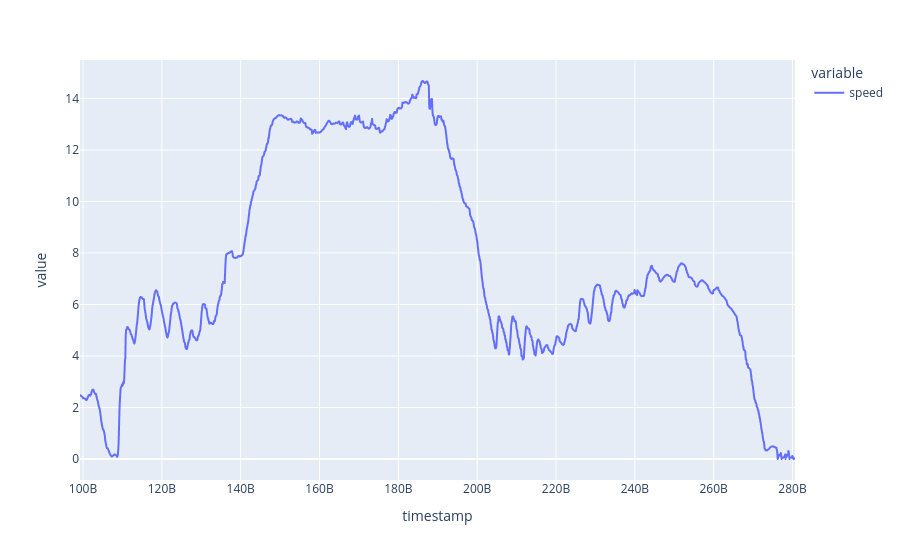

Write notebook code for a chart like this one.
### Code cell
px.line(fit_speed)

### Figure 1 — Plotly figure (JSON) as saved in the notebook; plotly's stock layout.template omitted (floating-point values rounded to 4 significant figures; data arrays with more than 128 entries replaced by an {"elided": "..."} marker saying what was removed)
{"data": [{"hovertemplate": "variable=speed<br>timestamp=%{x}<br>value=%{y}<extra></extra>", "legendgroup": "speed", "line": {"color": "#636efa", "dash": "solid"}, "marker": {"symbol": "circle"}, "mode": "lines", "name": "speed", "showlegend": true, "type": "scattergl", "x": {"elided": "1815 int values"}, "xaxis": "x", "y": {"elided": "1815 float values"}, "yaxis": "y"}], "layout": {"legend": {"title": {"text": "variable"}, "tracegroupgap": 0}, "margin": {"t": 60}, "xaxis": {"anchor": "y", "domain": [0, 1], "title": {"text": "timestamp"}}, "yaxis": {"anchor": "x", "domain": [0, 1], "title": {"text": "value"}}}}
